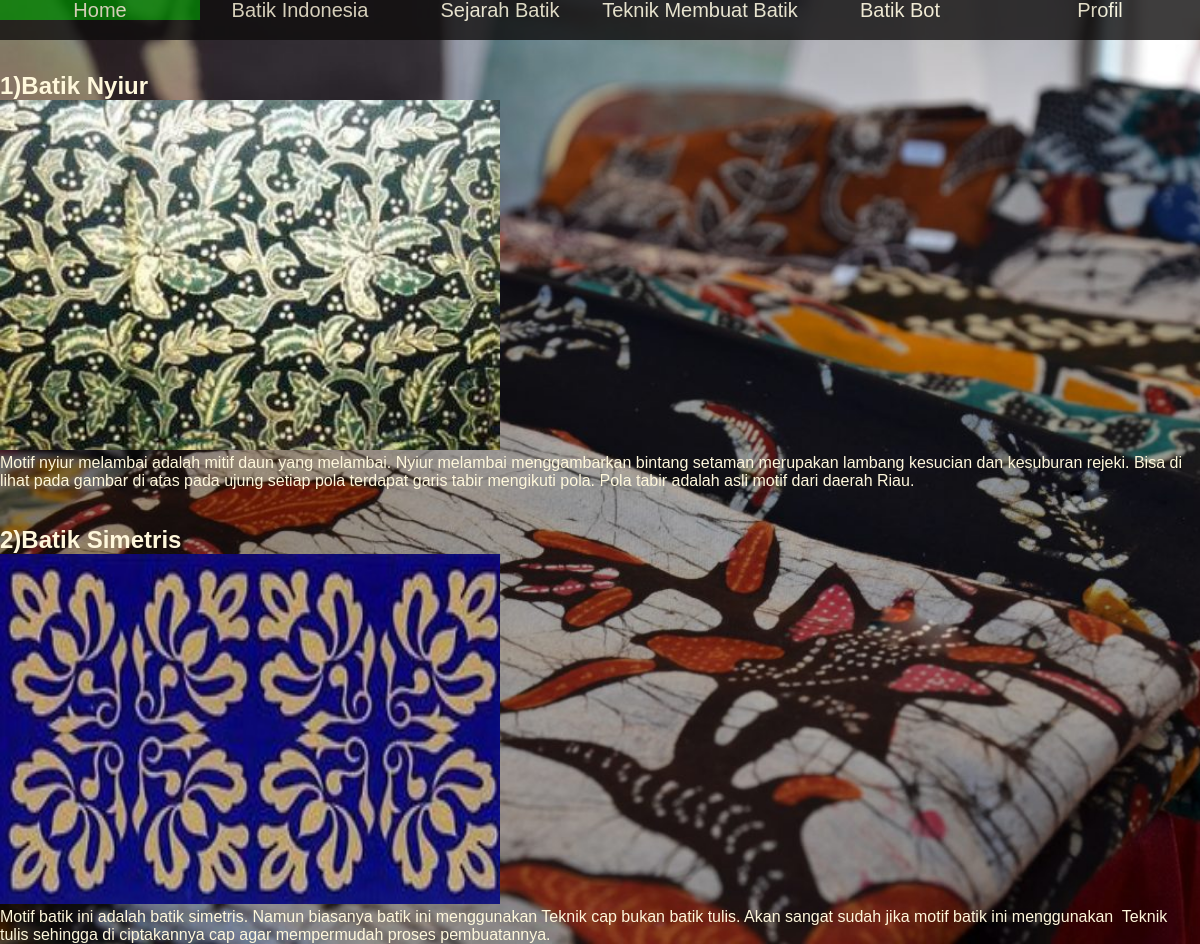
/detail_batik.php?id_provinsi=4, run on the app's committed database.
### tables this page shows
CREATE TABLE `batik` (
  `id_batik` int(11) NOT NULL,
  `nama_batik` varchar(500) DEFAULT NULL,
  `gambar` varchar(500) DEFAULT NULL,
  `provinsi` int(255) DEFAULT NULL,
  `deskripsi` mediumtext
);

### detail_batik.php (the view, shortened to what this page needs)
<?php
include("koneksi.php");
$id = $_GET['id_provinsi'];
$result = mysqli_query($koneksi, "SELECT * FROM batik WHERE provinsi = '$id'");
?>
<!DOCTYPE html>
<html lang="en">
<head>
    <link href='style.css' rel='stylesheet'>
    <ul>
        <li><a href="index.php">Home</a></li>
        <li><a href="batik_indonesia.php">Batik Indonesia</a>
        </li>
        <li><a href="sejarah_batik.php">Sejarah Batik </a></li>
        <li><a href="teknik_batik.php">Teknik Membuat Batik</a></li>
        <li><a href="chatbot.php">Batik Bot</a></li>
        <li><a href="profil.php">Profil</a></li>
    </ul>
</head>
<body>
    <br><br>
    <?php foreach ($result as $batik) : ?>
        <br><br>
        <h2><?= $batik['nama_batik'] ?></h2>
        <img src="gambar/<?= $batik['gambar'] ?>" style="width: 500px;px; height: 350px;px;" />
        <br>
        <p="justify"><?= $batik['deskripsi'] ?></p>
        <?php endforeach; ?>
</body>
</html>

### style.css (style rules this page uses)
body { background-size: cover; font-family: Arial; color:cornsilk; }
ul { margin:0px; padding :0px; list-style: none; }
ul li { float: left; width: 200px; height: 40px; background-color: rgb(15, 13, 13); opacity: .8; line-height: 20px; text-align: center; font-size: 20px; }
ul li a { text-decoration: none; color: cornsilk; display: block; }
* { margin: 0; padding: 0; box-sizing: border-box; font-family: 'Poppins', sans-serif; }

### detail_batik.php (style rules this page uses)
body { background-image: url("batik1.jpg"); }

### data on the page
batik: nama_batik "1)Batik Nyiur", gambar (picture), deskripsi "Motif nyiur melambai adalah mitif daun yang melambai. Nyiur melambai menggambarkan bintang setaman merupakan lambang kesucian dan kesuburan rejeki. Bisa di lihat pada gambar di atas pada ujung setiap pola terdapat garis tabir mengikuti pola. Pola tabir adalah asli motif dari daerah Riau."
batik: nama_batik "2)Batik Simetris", gambar (picture), deskripsi "Motif batik ini adalah batik simetris. Namun biasanya batik ini menggunakan Teknik cap bukan batik tulis. Akan sangat sudah jika motif batik ini menggunakan Teknik tulis sehingga di ciptakannya cap agar mempermudah proses pembuatannya."
